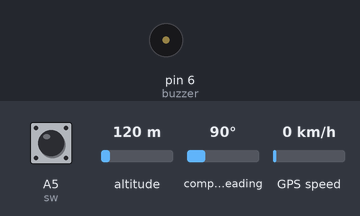
Bench run of a sketch on a simulated Arduino Uno, built with avr-gcc and run on an emulated ATmega328P. On the bench: buzzer (waves = sounding, pin HIGH). Inputs (shaded band) come from the test bench; at power-on: A5 (sw) LOW, altitude 120 m, compass heading 90°, GPS speed 0 km/h. The GPS gets a fix after 3 s at 37.7749, -122.4194 with 8 satellites; the modem accepts every AT command (registered, SIM ready, sends succeed) and sends nothing else; what the sketch prints to the serial monitor is not drawn.

Above: at 8.3 s.
8.4 s: A5 (sw) pulled HIGH for 0.15 s
At 9.0 s:
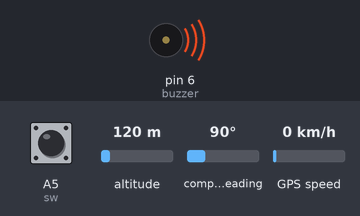
Timing chart, 0 to 53.9 s (numbered marks = the images above; inputs shaded):
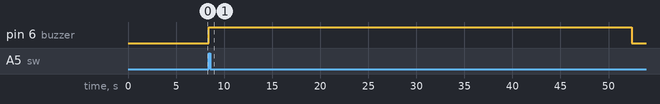

Measured:
- after the input at 8.4 s, pin 6 (buzzer): LOW → HIGH at once, → LOW 44.0 s later

The sketch:

sketch_feb26a.ino
```cpp
#include <TinyGPS++.h>
#include <SoftwareSerial.h>

#define buzzer 6
#define sw A5

// Choose two Arduino pins to use for software serial
int RXPin = 2;
int TXPin = 3;
int RXPin1 = A2;
int TXPin1 = A1;
int RXPin2 = 9;
int TXPin2 = 10;

int GPSBaud = 9600;
String lat1="0.00";
String long1="0.00";
int Count=0;
int heartBeat=0,f=0;
unsigned long currentMillis;
unsigned long previousMillis=0;
// Create a TinyGPS++ object


// Create a software serial port called "gpsSerial"
SoftwareSerial ss(RXPin, TXPin);
SoftwareSerial sim(RXPin1, TXPin1);
SoftwareSerial bl(RXPin2, TXPin2);
TinyGPSPlus gps;

void  gsm(String value1, String value2){
      Serial.println("in GSM");
      ss.end();
      sim.begin(9600);
      delay(1000);
      sim.println("AT"); // Configuring TEXT mode
      delay(2000);
      ShowSerialData();
      sim.println("AT+CMGF=1"); // Configuring TEXT mode
      delay(2000);
      ShowSerialData();
      sim.println("AT+CMGS=\"+919322224527\"");//change ZZ with country code and xxxxxxxxxxx with phone number to sms
      delay(2000);
      ShowSerialData();
      String SMSsentlast = "HELP!! I AM IN TROUBLE.";
      //String SMSsentlast1 = "www.google.com/maps/search/\""+value1+"\",\""+value2+"\"";
      String SMSsentlast1 = "www.google.com/maps/search/"+value1+","+value2;
      sim.println(SMSsentlast); //text content
      delay(100);
      sim.println(SMSsentlast1); //text content
      delay(100);
      sim.write(26);
      delay(5000);
      ShowSerialData();
      sim.end();
      Serial.println("in GSM");
      delay(50);
      bl.begin(9600);
      delay(50);
      bl.println(SMSsentlast1); // Configuring TEXT mode
      delay(100);
      bl.end();
      ss.begin(9600);
      Serial.println("GSM-GSM Out");
}

void setup()
{
    pinMode(buzzer,OUTPUT); digitalWrite(buzzer,LOW);// FOR SWITCH
    //pinMode(A4,INPUT);// digitalWrite(A4,LOW);// FOR SWITCH
    Serial.begin(9600);
    delay(100);
    Serial.println("Woman Safety Device");
    Serial.println("System Initializing, Pl Wait....");
    delay(5000);
    ss.begin(GPSBaud);
    delay(2000);
    Serial.println("System Started");
}

void loop(void)
{
    if (digitalRead(sw) == HIGH )
      {
        Serial.println("Alert");
        digitalWrite(buzzer,HIGH);
        while(f<=1000){
        Serial.println("in GPS");
        if (ss.available() > 0){
            gps.encode(ss.read());
            if (gps.location.isValid()){
            lat1 = gps.location.lat();
            long1 = gps.location.lng();
            Serial.print("Lat:");
            Serial.println(lat1);
            Serial.print("Lon:");
            Serial.println(long1);
          }
        }f++;}
        f=0;
        gsm(lat1,long1);
        digitalWrite(buzzer,LOW);
      }

}

void ShowSerialData()
{
  while(sim.available()!=0)  /* If data is available on serial port */
  Serial.write(char (sim.read())); /* Print character received on to the serial monitor */
}
```
